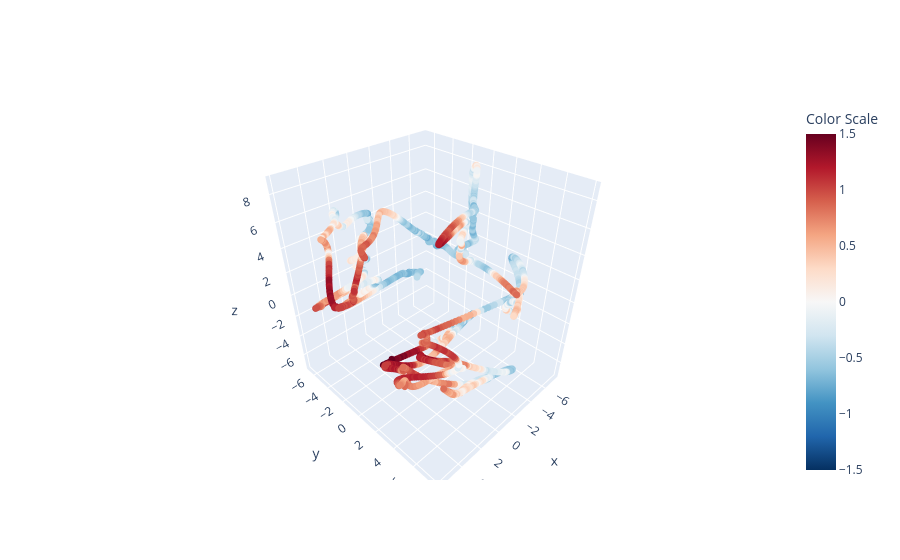

Notebook source saved alongside this figure:
### Code cell
plot_3D(Zs[-1], X, color=-E1_masked)

### Figure 1 — Plotly figure (JSON) as saved in the notebook; plotly's stock layout.template omitted (floating-point values rounded to 4 significant figures; data arrays with more than 128 entries replaced by an {"elided": "..."} marker saying what was removed)
{"data": [{"marker": {"cmax": 1.5, "cmin": -1.5, "color": {"elided": "3482 float values"}, "colorbar": {"title": {"text": "Color Scale"}}, "colorscale": [[0, "rgb(5,48,97)"], [0.1, "rgb(33,102,172)"], [0.2, "rgb(67,147,195)"], [0.3, "rgb(146,197,222)"], [0.4, "rgb(209,229,240)"], [0.5, "rgb(247,247,247)"], [0.6, "rgb(253,219,199)"], [0.7, "rgb(244,165,130)"], [0.8, "rgb(214,96,77)"], [0.9, "rgb(178,24,43)"], [1, "rgb(103,0,31)"]], "size": 4}, "mode": "markers", "type": "scatter3d", "x": {"elided": "3482 float values"}, "y": {"elided": "3482 float values"}, "z": {"elided": "3482 float values"}}], "layout": {"autosize": true, "scene": {"aspectmode": "auto", "aspectratio": {"x": 0.9152, "y": 0.9992, "z": 1.093}}}}
